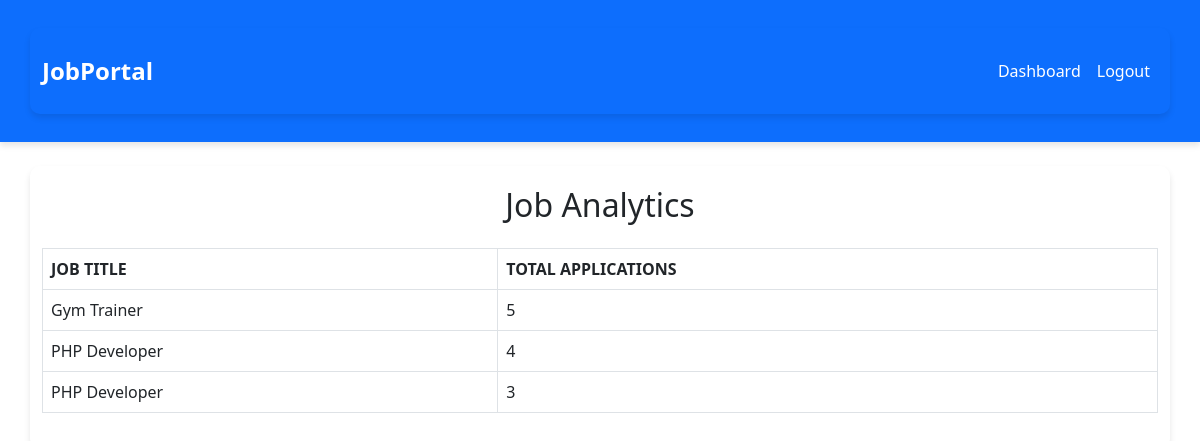
The page /employer_analytics.php (signed in) on the database its author committed.
### tables this page shows
CREATE TABLE `jobs` (
  `id` int(11) NOT NULL,
  `title` varchar(100) DEFAULT NULL,
  `company_name` varchar(100) DEFAULT NULL,
  `description` text DEFAULT NULL,
  `job_type` enum('Full Time','Part Time','Contract') DEFAULT NULL,
  `location` varchar(100) DEFAULT NULL,
  `salary_range` varchar(50) DEFAULT NULL,
  `application_deadline` date DEFAULT NULL,
  `company_logo` varchar(255) DEFAULT NULL,
  `posted_by` int(11) DEFAULT NULL
);

### employer_analytics.php (the view, shortened to what this page needs)
<?php
include 'config.php';
$employer_id = $_SESSION['user_id'];
$query = "SELECT jobs.id, jobs.title, COUNT(applications.id) AS total_applications
          FROM jobs
          LEFT JOIN applications ON jobs.id = applications.job_id
          WHERE jobs.posted_by = $employer_id
          GROUP BY jobs.id";
$result = $conn->query($query);
?>
<!DOCTYPE html>
<html lang="en">
<head>
    <link rel="stylesheet" type="" href="style.css">
    <link href="https://cdn.jsdelivr.net/npm/bootstrap@5.3.0-alpha1/dist/css/bootstrap.min.css" rel="stylesheet">
</head>
    <nav class="navbar navbar-expand-lg navbar-dark bg-primary">
        <div class="container">
            <a class="navbar-brand" href="index.php">JobPortal</a>
            <div class="collapse navbar-collapse" id="navbarNav">
                <ul class="navbar-nav ms-auto">
                    <?php if (isset($_SESSION['user_id'])): ?>
                        <li class="nav-item">
                            <a class="nav-link" href="dashboard.php">Dashboard</a>
                        </li>
                        <li class="nav-item">
                            <a class="nav-link" href="logout.php">Logout</a>
                        </li>
                    <?php endif; ?>
                </ul>
            </div>
        </div>
    </nav>
<body>
<div class="container mt-4">
    <h2 class="text-center mb-4">Job Analytics</h2>
    <table class="table table-bordered">
        <thead>
            <tr>
                <th>Job Title</th>
                <th>Total Applications</th>
            </tr>
        </thead>
        <tbody>
        <?php
        if ($result->num_rows > 0) {
            while ($row = $result->fetch_assoc()) {
                echo "<tr>";
                echo "<td>{$row['title']}</td>";
                echo "<td>{$row['total_applications']}</td>";
                echo "</tr>";
            }
        } else {
            echo "<tr><td colspan='2'>No job postings found.</td></tr>";
        }
        ?>
        </tbody>
    </table>
</div>
</body>
</html>

### style.css (style rules this page uses)
body { font-family: "Arial", sans-serif; background-color: #f8f9fa; color: #343a40; margin: 0; padding: 0; }
.container { max-width: 1200px; margin: 20px auto; padding: 20px; box-shadow: 0 4px 6px rgba(0, 0, 0, 0.1); border-radius: 10px; }
h1, h2, h3 { color: #0d6efd; text-align: center; margin-bottom: 20px; }
.navbar { background-color: #0d6efd; padding: 10px; border-radius: 0; box-shadow: 0 4px 6px rgba(0, 0, 0, 0.1); }
.navbar .navbar-brand { color: #fff; font-size: 24px; font-weight: bold; }
.navbar .nav-link { color: #fff; font-size: 16px; padding: 10px; }
.table { width: 100%; margin-top: 20px; border-collapse: collapse; background: #fff; }
.table th, .table td { padding: 15px; text-align: left; border-bottom: 1px solid #ddd; }
.table th { background-color: #0d6efd; color: #fff; text-transform: uppercase; }

### rows shown on the page
jobs: title "Gym Trainer", total_applications "5"
jobs: title "PHP Developer", total_applications "4"
jobs: title "PHP Developer", total_applications "3"
